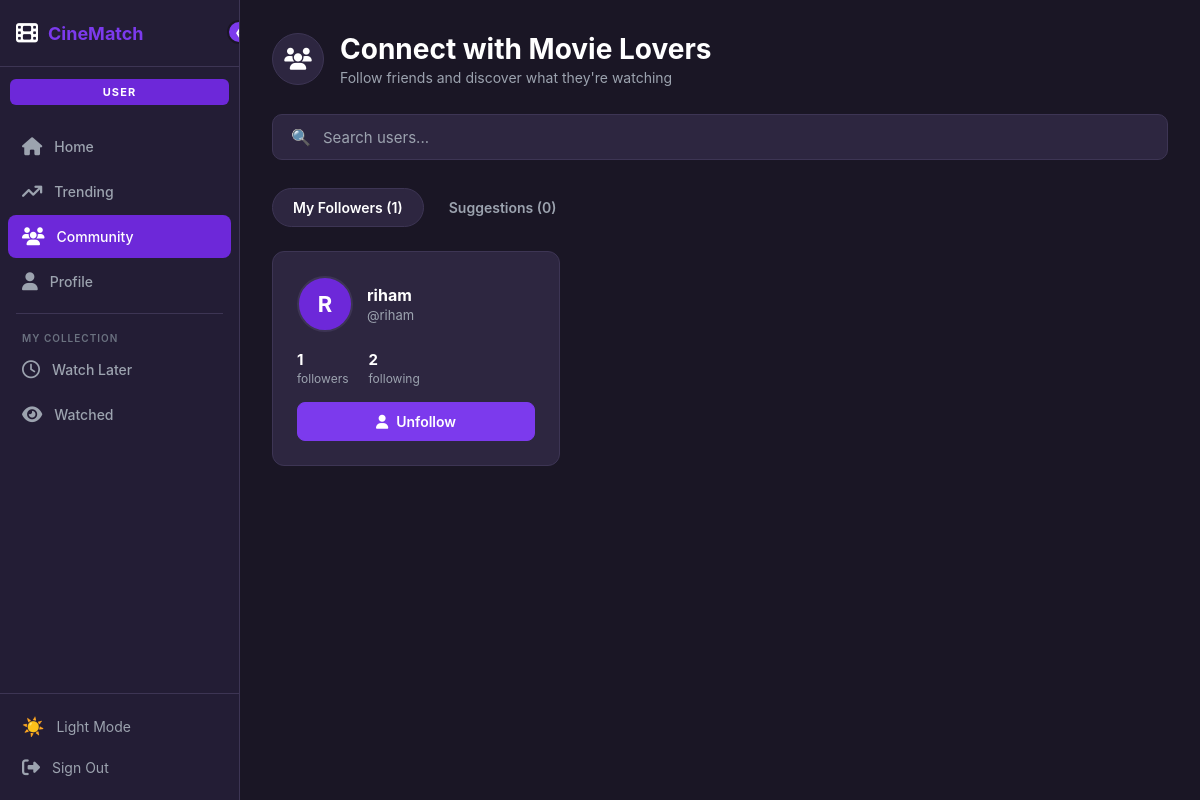
/users/community/ (signed in), run on the app's committed database.
### users/models.py (models this page shows, shortened)
class User(AbstractUser):
    avatar = models.ImageField(upload_to='avatars/', blank=True, null=True)
    bio = models.TextField(blank=True)
    genre_test_done = models.BooleanField(default=False)
    favorite_genres = models.JSONField(default=list, blank=True)
    following = models.ManyToManyField(
        'self',
        symmetrical=False,
        related_name='followers',
        blank=True
    )
    def get_followers_count(self):
        return self.followers.count()
    def get_following_count(self):
        return self.following.count()

### users/views.py (the view)
# urls.py: path('community/', views.community_view, name='community'),
@login_required
def community_view(request):
    query = request.GET.get('q', '').strip()
    tab = request.GET.get('tab', 'followers')
    following_ids = set(request.user.following.values_list('id', flat=True))
    if query:
        users = User.objects.exclude(id=request.user.id).filter(
            Q(username__icontains=query)
        )
    elif tab == 'followers':
        users = request.user.followers.all()
    else:
        users = User.objects.exclude(id=request.user.id).exclude(id__in=following_ids)
    context = {
        'users': users,
        'following_ids': following_ids,
        'tab': tab,
        'query': query,
        'followers_count': request.user.followers.count(),
        'suggestions_count': User.objects.exclude(id=request.user.id).exclude(id__in=following_ids).count(),
    }
    return render(request, 'users/community.html', context)

### templates/users/community.html (shortened to what this page needs)
{% extends 'base.html' %}
{% block content %}
<div class="community-wrap">
  <div class="page-header">
    <div class="page-header-icon"><i class="fa-solid fa-users"></i></div>
    <div>
      <h1>Connect with Movie Lovers</h1>
      <p>Follow friends and discover what they're watching</p>
    </div>
  </div>
  <form method="GET">
    <div class="search-bar">
      🔍
      <input type="text" name="q" value="{{ query }}" placeholder="Search users..." autocomplete="off">
    </div>
  </form>
  <div class="tabs-bar">
    <a href="?tab=followers" class="tab-btn {% if tab == 'followers' %}active{% endif %}">
      My Followers ({{ followers_count }})
    </a>
    <a href="?tab=suggestions" class="tab-btn {% if tab == 'suggestions' %}active{% endif %}">
      Suggestions ({{ suggestions_count }})
    </a>
  </div>
  {% if users %}
    <div class="users-grid">
      {% for u in users %}
        <div class="user-card">
          <div class="user-card-top">
            <div class="user-av">
              {% if u.avatar %}
                <img src="{{ u.avatar.url }}" alt="{{ u.username }}">
              {% else %}
                {{ u.username|first|upper }}
              {% endif %}
            </div>
            <div>
              <a href="{% url 'profile_by_username' u.username %}" class="user-name">{{ u.username }}</a>
              <div class="user-handle">@{{ u.username }}</div>
            </div>
          </div>
          <div class="user-stats">
            <div class="user-stat">
              <div class="num">{{ u.get_followers_count }}</div>
              <div class="lbl">followers</div>
            </div>
            <div class="user-stat">
              <div class="num">{{ u.get_following_count }}</div>
              <div class="lbl">following</div>
            </div>
          </div>
          <a href="{% url 'follow' u.id %}?next=/users/community/?tab={{ tab }}"
             class="follow-btn {% if u.id in following_ids %}following{% endif %}">
            {% if u.id in following_ids %}<i class="fa-solid fa-user"></i> Unfollow{% else %}<i class="fa-solid fa-user"></i> Follow{% endif %}
          </a>
        </div>
      {% endfor %}
    </div>
  {% endif %}
</div>
{% endblock %}

### templates/base.html (style rules this page uses)
[data-theme="dark"] { --bg: #1a1625; --bg2: #231d35; --bg3: #2d2640; --text: #ffffff; --text2: #9ca3af; --text3: #6b7280; --border: #3d3554; --card: #231d35; --input-bg: #2d2640; --red: #7c3aed; --red2: #6d28d9; --gold: #f59e0b; }
* { box-sizing: border-box; margin: 0; padding: 0; }
body { font-family: 'Inter', sans-serif; background: var(--bg); color: var(--text); display: flex; min-height: 100vh; transition: background .3s, color .3s; }

### templates/users/community.html (style rules this page uses)
.community-wrap { padding: 32px; }
.page-header { display: flex; align-items: center; gap: 16px; margin-bottom: 28px; }
.page-header-icon { width: 52px; height: 52px; border-radius: 50%; background: var(--bg3); border: 1px solid var(--border); display: flex; align-items: center; justify-content: center; font-size: 22px; }
.page-header h1 { font-size: 28px; font-weight: 700; color: var(--text); }
.page-header p { font-size: 14px; color: var(--text2); margin-top: 3px; }
.search-bar { display: flex; align-items: center; gap: 12px; background: var(--bg3); border: 1px solid var(--border); border-radius: 10px; padding: 12px 18px; margin-bottom: 28px; transition: border-color .15s; }
.search-bar input { flex: 1; background: none; border: none; outline: none; color: var(--text); font-size: 15px; font-family: inherit; }
.search-bar input::placeholder { color: var(--text2); }
.tabs-bar { display: flex; gap: 4px; margin-bottom: 24px; }
.tab-btn { padding: 10px 20px; border-radius: 20px; font-size: 14px; font-weight: 600; color: var(--text2); background: none; border: 1px solid transparent; cursor: pointer; text-decoration: none; transition: all .15s; font-family: inherit; }
.tab-btn.active { background: var(--bg3); border-color: var(--border); color: var(--text); }
.users-grid { display: grid; grid-template-columns: repeat(auto-fill, minmax(280px, 1fr)); gap: 16px; }
.user-card { background: var(--bg3); border: 1px solid var(--border); border-radius: 12px; padding: 24px; transition: border-color .15s; }
.user-card-top { display: flex; align-items: center; gap: 14px; margin-bottom: 18px; }
.user-av { width: 56px; height: 56px; border-radius: 50%; background: var(--red2); display: flex; align-items: center; justify-content: center; font-size: 22px; font-weight: 700; color: white; overflow: hidden; flex-shrink: 0; border: 2px solid var(--border); }
.user-name { font-size: 16px; font-weight: 700; color: var(--text); text-decoration: none; display: block; }
.user-handle { font-size: 13px; color: var(--text2); margin-top: 2px; }
.user-stats { display: flex; gap: 20px; margin-bottom: 16px; }
.user-stat .num { font-size: 15px; font-weight: 700; color: var(--text); }
.user-stat .lbl { font-size: 12px; color: var(--text2); margin-top: 2px; }
.follow-btn { width: 100%; padding: 10px; border-radius: 8px; border: 1px solid var(--red); color: var(--red); background: transparent; font-size: 14px; font-weight: 600; cursor: pointer; font-family: inherit; transition: all .15s; text-decoration: none; display: flex; align-items: center; justify-content: center; gap: 8px; }
.follow-btn:hover, .follow-btn.following { background: var(--red); color: white; }

### data on the page
User: username|first "R", username "riham", get_followers_count "1", get_following_count "2", shows "Unfollow"

### other printed values
{{ followers_count }} "1"
{{ suggestions_count }} "0"
